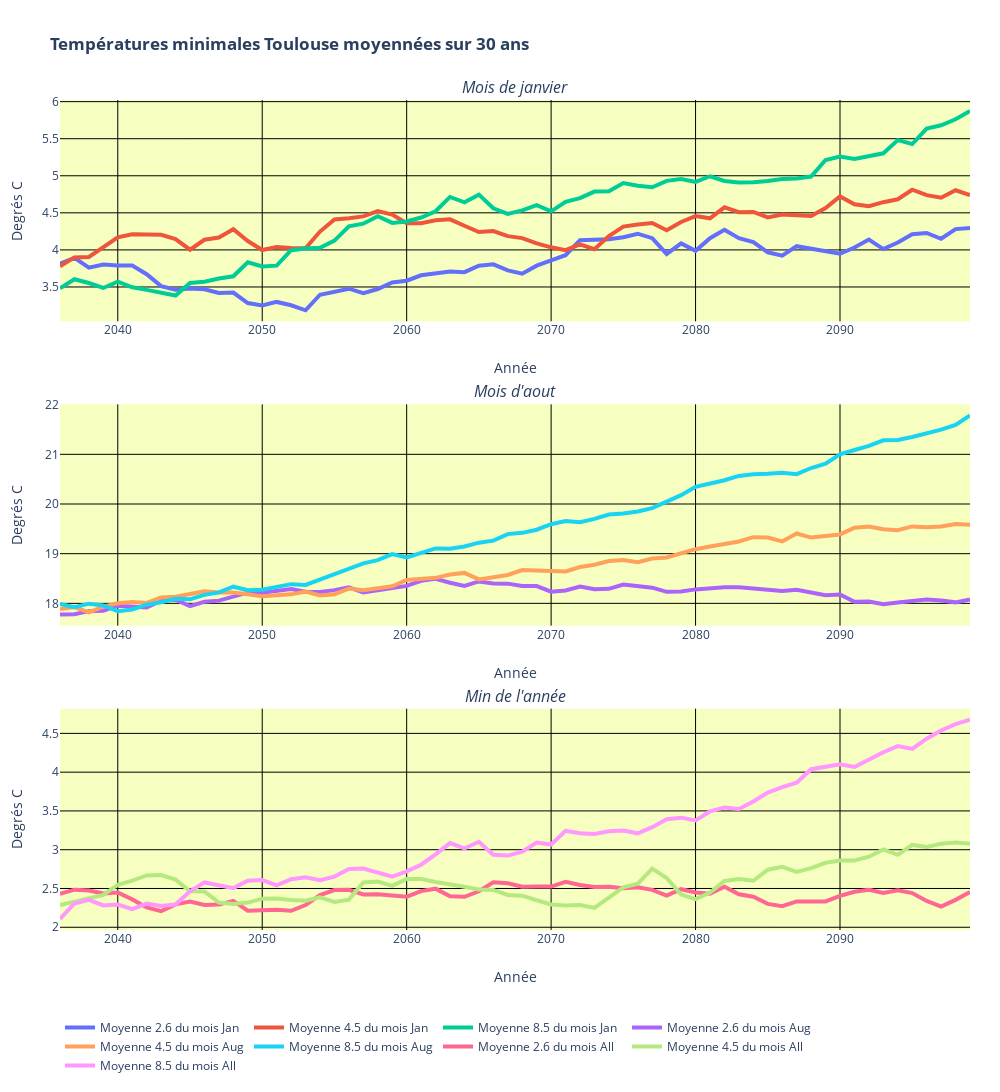

Notebook cell for this chart:
### Markdown cell above
Le diagramme ci-dessous  représente l'évolution sur `yearPeriod` années de la température dans la région Lyonnaise.(Décommenter la dernière ligne du bloc pour afficher la figure)

### Code cell
q = 0
trace26_0 = go.Scatter(
    x = Tlse_year[firstPlotYear:lastPlotYear],
    y = moymAreaInterval_Tlse_26[q,:],
    mode = 'lines',
    line = dict(width = 4),
    name ='Moyenne 2.6 du mois %s'%Tlse_month[calcMonth[q]]
)
trace45_0 = go.Scatter(
    x = Tlse_year[firstPlotYear:lastPlotYear],
    y = moymAreaInterval_Tlse_45[q,:],
    mode = 'lines',
    line = dict(width = 4),
    name ='Moyenne 4.5 du mois %s'%Tlse_month[calcMonth[q]]
)
trace85_0 = go.Scatter(
    x = Tlse_year[firstPlotYear:lastPlotYear],
    y = moymAreaInterval_Tlse_85[q,:],
    mode = 'lines',
    line = dict(width = 4),
    name ='Moyenne 8.5 du mois %s'%Tlse_month[calcMonth[q]]
)

q = 1
trace26_1 = go.Scatter(
    x = Tlse_year[firstPlotYear:lastPlotYear],
    y = moymAreaInterval_Tlse_26[q,:],
    mode = 'lines',
    line = dict(width = 4),
    name ='Moyenne 2.6 du mois %s'%Tlse_month[calcMonth[q]]
)
trace45_1 = go.Scatter(
    x = Tlse_year[firstPlotYear:lastPlotYear],
    y = moymAreaInterval_Tlse_45[q,:],
    mode = 'lines',
    line = dict(width = 4),
    name ='Moyenne 4.5 du mois %s'%Tlse_month[calcMonth[q]]
)

trace85_1 = go.Scatter(
    x = Tlse_year[firstPlotYear:lastPlotYear],
    y = moymAreaInterval_Tlse_85[q,:],
    mode = 'lines',
    line = dict(width = 4),
    name ='Moyenne 8.5 du mois %s'%Tlse_month[calcMonth[q]]
)

q = 2
trace26_2 = go.Scatter(
    x = Tlse_year[firstPlotYear:lastPlotYear],
    y = moymAreaInterval_Tlse_26[q,:],
    mode = 'lines',
    line = dict(width = 4),
    name ='Moyenne 2.6 du mois %s'%Tlse_month[calcMonth[q]]
)
trace45_2 = go.Scatter(
    x = Tlse_year[firstPlotYear:lastPlotYear],
    y = moymAreaInterval_Tlse_45[q,:],
    mode = 'lines',
    line = dict(width = 4),
    name ='Moyenne 4.5 du mois %s'%Tlse_month[calcMonth[q]]
)

trace85_2 = go.Scatter(
    x = Tlse_year[firstPlotYear:lastPlotYear],
    y = moymAreaInterval_Tlse_85[q,:],
    mode = 'lines',
    line = dict(width = 4),
    name ='Moyenne 8.5 du mois %s'%Tlse_month[calcMonth[q]]
)

fig = subplots.make_subplots(rows=3, 
                          cols=1, 
                          subplot_titles=("<i>Mois de janvier</i>","<i>Mois d'aout</i>","<i>Min de l'année</i>"),
                            vertical_spacing=0.1)

fig.append_trace(trace26_0, 1, 1)
fig.append_trace(trace45_0, 1, 1)
fig.append_trace(trace85_0, 1, 1)
fig.append_trace(trace26_1, 2, 1)
fig.append_trace(trace45_1, 2, 1)
fig.append_trace(trace85_1, 2, 1)
fig.append_trace(trace26_2, 3, 1)
fig.append_trace(trace45_2, 3, 1)
fig.append_trace(trace85_2, 3, 1)


fig.update_xaxes(title_text="Année", gridcolor='#000', row=1, col=1)
fig.update_xaxes(title_text="Année", gridcolor='#000', row=2, col=1)
fig.update_xaxes(title_text="Année", gridcolor='#000', row=3, col=1)

fig.update_yaxes(title_text="Degrés C", gridcolor='#000', row=1, col=1)
fig.update_yaxes(title_text="Degrés C", gridcolor='#000', row=2, col=1)
fig.update_yaxes(title_text="Degrés C", gridcolor='#000', row=3, col=1)

fig['layout']['margin'] = {'l': 60, 'r': 30, 'b': 100, 't': 100}
fig['layout'].update(autosize = False, height=1100, width=1000, 
                     plot_bgcolor='#f6ffc0',
                     title='<b>Températures minimales Toulouse moyennées sur 30 ans</b>')

fig.update_layout(legend_orientation="h")

# py.iplot(fig, filename='basic-line')

### Figure 1 — Plotly figure (JSON) as saved in the notebook; plotly's stock layout.template omitted (floating-point values rounded to 4 significant figures)
{"data": [{"line": {"width": 4}, "mode": "lines", "name": "Moyenne 2.6 du mois Jan", "type": "scatter", "x": [2036, 2037, 2038, 2039, 2040, 2041, 2042, 2043, 2044, 2045, 2046, 2047, 2048, 2049, 2050, 2051, 2052, 2053, 2054, 2055, 2056, 2057, 2058, 2059, 2060, 2061, 2062, 2063, 2064, 2065, 2066, 2067, 2068, 2069, 2070, 2071, 2072, 2073, 2074, 2075, 2076, 2077, 2078, 2079, 2080, 2081, 2082, 2083, 2084, 2085, 2086, 2087, 2088, 2089, 2090, 2091, 2092, 2093, 2094, 2095, 2096, 2097, 2098, 2099], "xaxis": "x", "y": [3.814, 3.891, 3.76, 3.804, 3.791, 3.788, 3.672, 3.512, 3.463, 3.478, 3.468, 3.42, 3.424, 3.283, 3.25, 3.298, 3.253, 3.186, 3.395, 3.432, 3.477, 3.417, 3.472, 3.561, 3.585, 3.658, 3.689, 3.709, 3.7, 3.787, 3.805, 3.724, 3.679, 3.787, 3.858, 3.929, 4.132, 4.141, 4.143, 4.171, 4.219, 4.158, 3.945, 4.088, 3.987, 4.158, 4.271, 4.157, 4.106, 3.968, 3.922, 4.05, 4.019, 3.983, 3.947, 4.031, 4.139, 4.012, 4.1, 4.212, 4.229, 4.151, 4.281, 4.296, 0, 0, 0, 0, 0, 0, 0, 0, 0, 0, 0, 0, 0, 0, 0, 0, 0, 0, 0, 0, 0, 0, 0, 0, 0, 0, 0, 0, 0, 0, 0], "yaxis": "y"}, {"line": {"width": 4}, "mode": "lines", "name": "Moyenne 4.5 du mois Jan", "type": "scatter", "x": [2036, 2037, 2038, 2039, 2040, 2041, 2042, 2043, 2044, 2045, 2046, 2047, 2048, 2049, 2050, 2051, 2052, 2053, 2054, 2055, 2056, 2057, 2058, 2059, 2060, 2061, 2062, 2063, 2064, 2065, 2066, 2067, 2068, 2069, 2070, 2071, 2072, 2073, 2074, 2075, 2076, 2077, 2078, 2079, 2080, 2081, 2082, 2083, 2084, 2085, 2086, 2087, 2088, 2089, 2090, 2091, 2092, 2093, 2094, 2095, 2096, 2097, 2098, 2099], "xaxis": "x", "y": [3.779, 3.899, 3.906, 4.039, 4.17, 4.211, 4.208, 4.204, 4.146, 4.003, 4.137, 4.167, 4.279, 4.12, 3.998, 4.041, 4.025, 4.023, 4.248, 4.412, 4.427, 4.452, 4.524, 4.477, 4.36, 4.359, 4.399, 4.413, 4.326, 4.242, 4.255, 4.186, 4.159, 4.089, 4.035, 3.997, 4.075, 4.009, 4.188, 4.315, 4.343, 4.363, 4.265, 4.377, 4.456, 4.426, 4.575, 4.509, 4.513, 4.438, 4.478, 4.472, 4.459, 4.564, 4.722, 4.616, 4.589, 4.644, 4.683, 4.811, 4.739, 4.705, 4.805, 4.739, 0, 0, 0, 0, 0, 0, 0, 0, 0, 0, 0, 0, 0, 0, 0, 0, 0, 0, 0, 0, 0, 0, 0, 0, 0, 0, 0, 0, 0, 0, 0], "yaxis": "y"}, {"line": {"width": 4}, "mode": "lines", "name": "Moyenne 8.5 du mois Jan", "type": "scatter", "x": [2036, 2037, 2038, 2039, 2040, 2041, 2042, 2043, 2044, 2045, 2046, 2047, 2048, 2049, 2050, 2051, 2052, 2053, 2054, 2055, 2056, 2057, 2058, 2059, 2060, 2061, 2062, 2063, 2064, 2065, 2066, 2067, 2068, 2069, 2070, 2071, 2072, 2073, 2074, 2075, 2076, 2077, 2078, 2079, 2080, 2081, 2082, 2083, 2084, 2085, 2086, 2087, 2088, 2089, 2090, 2091, 2092, 2093, 2094, 2095, 2096, 2097, 2098, 2099], "xaxis": "x", "y": [3.481, 3.604, 3.553, 3.487, 3.572, 3.495, 3.461, 3.425, 3.384, 3.555, 3.57, 3.614, 3.644, 3.832, 3.778, 3.788, 3.996, 4.02, 4.029, 4.125, 4.319, 4.354, 4.454, 4.364, 4.383, 4.437, 4.521, 4.714, 4.642, 4.745, 4.561, 4.485, 4.533, 4.602, 4.52, 4.648, 4.699, 4.787, 4.792, 4.902, 4.866, 4.846, 4.931, 4.957, 4.918, 4.994, 4.929, 4.909, 4.911, 4.928, 4.958, 4.964, 4.989, 5.213, 5.26, 5.226, 5.261, 5.303, 5.481, 5.428, 5.636, 5.681, 5.762, 5.873, 0, 0, 0, 0, 0, 0, 0, 0, 0, 0, 0, 0, 0, 0, 0, 0, 0, 0, 0, 0, 0, 0, 0, 0, 0, 0, 0, 0, 0, 0, 0], "yaxis": "y"}, {"line": {"width": 4}, "mode": "lines", "name": "Moyenne 2.6 du mois Aug", "type": "scatter", "x": [2036, 2037, 2038, 2039, 2040, 2041, 2042, 2043, 2044, 2045, 2046, 2047, 2048, 2049, 2050, 2051, 2052, 2053, 2054, 2055, 2056, 2057, 2058, 2059, 2060, 2061, 2062, 2063, 2064, 2065, 2066, 2067, 2068, 2069, 2070, 2071, 2072, 2073, 2074, 2075, 2076, 2077, 2078, 2079, 2080, 2081, 2082, 2083, 2084, 2085, 2086, 2087, 2088, 2089, 2090, 2091, 2092, 2093, 2094, 2095, 2096, 2097, 2098, 2099], "xaxis": "x2", "y": [17.77, 17.78, 17.84, 17.85, 17.95, 17.93, 17.92, 18.05, 18.08, 17.94, 18.03, 18.05, 18.15, 18.22, 18.21, 18.25, 18.29, 18.23, 18.23, 18.27, 18.32, 18.22, 18.27, 18.31, 18.35, 18.46, 18.49, 18.42, 18.35, 18.44, 18.4, 18.4, 18.35, 18.35, 18.23, 18.26, 18.34, 18.29, 18.29, 18.38, 18.34, 18.32, 18.23, 18.24, 18.28, 18.31, 18.32, 18.32, 18.29, 18.27, 18.25, 18.27, 18.22, 18.17, 18.18, 18.03, 18.04, 17.98, 18.02, 18.06, 18.08, 18.06, 18.02, 18.08, 0, 0, 0, 0, 0, 0, 0, 0, 0, 0, 0, 0, 0, 0, 0, 0, 0, 0, 0, 0, 0, 0, 0, 0, 0, 0, 0, 0, 0, 0, 0], "yaxis": "y2"}, {"line": {"width": 4}, "mode": "lines", "name": "Moyenne 4.5 du mois Aug", "type": "scatter", "x": [2036, 2037, 2038, 2039, 2040, 2041, 2042, 2043, 2044, 2045, 2046, 2047, 2048, 2049, 2050, 2051, 2052, 2053, 2054, 2055, 2056, 2057, 2058, 2059, 2060, 2061, 2062, 2063, 2064, 2065, 2066, 2067, 2068, 2069, 2070, 2071, 2072, 2073, 2074, 2075, 2076, 2077, 2078, 2079, 2080, 2081, 2082, 2083, 2084, 2085, 2086, 2087, 2088, 2089, 2090, 2091, 2092, 2093, 2094, 2095, 2096, 2097, 2098, 2099], "xaxis": "x2", "y": [17.89, 17.93, 17.82, 17.94, 18.0, 18.03, 18.01, 18.12, 18.13, 18.19, 18.24, 18.22, 18.22, 18.18, 18.14, 18.16, 18.18, 18.24, 18.16, 18.18, 18.3, 18.26, 18.31, 18.35, 18.47, 18.49, 18.51, 18.58, 18.61, 18.48, 18.53, 18.57, 18.67, 18.66, 18.66, 18.64, 18.73, 18.78, 18.85, 18.87, 18.83, 18.9, 18.92, 19.0, 19.09, 19.15, 19.2, 19.25, 19.33, 19.32, 19.25, 19.41, 19.32, 19.35, 19.39, 19.52, 19.55, 19.49, 19.47, 19.55, 19.53, 19.55, 19.6, 19.58, 0, 0, 0, 0, 0, 0, 0, 0, 0, 0, 0, 0, 0, 0, 0, 0, 0, 0, 0, 0, 0, 0, 0, 0, 0, 0, 0, 0, 0, 0, 0], "yaxis": "y2"}, {"line": {"width": 4}, "mode": "lines", "name": "Moyenne 8.5 du mois Aug", "type": "scatter", "x": [2036, 2037, 2038, 2039, 2040, 2041, 2042, 2043, 2044, 2045, 2046, 2047, 2048, 2049, 2050, 2051, 2052, 2053, 2054, 2055, 2056, 2057, 2058, 2059, 2060, 2061, 2062, 2063, 2064, 2065, 2066, 2067, 2068, 2069, 2070, 2071, 2072, 2073, 2074, 2075, 2076, 2077, 2078, 2079, 2080, 2081, 2082, 2083, 2084, 2085, 2086, 2087, 2088, 2089, 2090, 2091, 2092, 2093, 2094, 2095, 2096, 2097, 2098, 2099], "xaxis": "x2", "y": [17.99, 17.92, 17.99, 17.96, 17.84, 17.88, 17.97, 18.02, 18.09, 18.08, 18.17, 18.22, 18.34, 18.27, 18.27, 18.33, 18.39, 18.37, 18.47, 18.6, 18.69, 18.81, 18.87, 18.99, 18.92, 19.01, 19.11, 19.1, 19.15, 19.22, 19.26, 19.39, 19.42, 19.48, 19.59, 19.66, 19.63, 19.7, 19.79, 19.81, 19.85, 19.92, 20.05, 20.18, 20.35, 20.41, 20.48, 20.57, 20.6, 20.61, 20.63, 20.6, 20.72, 20.81, 21.0, 21.09, 21.17, 21.28, 21.29, 21.35, 21.42, 21.5, 21.59, 21.78, 0, 0, 0, 0, 0, 0, 0, 0, 0, 0, 0, 0, 0, 0, 0, 0, 0, 0, 0, 0, 0, 0, 0, 0, 0, 0, 0, 0, 0, 0, 0], "yaxis": "y2"}, {"line": {"width": 4}, "mode": "lines", "name": "Moyenne 2.6 du mois All", "type": "scatter", "x": [2036, 2037, 2038, 2039, 2040, 2041, 2042, 2043, 2044, 2045, 2046, 2047, 2048, 2049, 2050, 2051, 2052, 2053, 2054, 2055, 2056, 2057, 2058, 2059, 2060, 2061, 2062, 2063, 2064, 2065, 2066, 2067, 2068, 2069, 2070, 2071, 2072, 2073, 2074, 2075, 2076, 2077, 2078, 2079, 2080, 2081, 2082, 2083, 2084, 2085, 2086, 2087, 2088, 2089, 2090, 2091, 2092, 2093, 2094, 2095, 2096, 2097, 2098, 2099], "xaxis": "x3", "y": [2.432, 2.484, 2.473, 2.436, 2.448, 2.359, 2.255, 2.209, 2.295, 2.332, 2.288, 2.293, 2.341, 2.215, 2.219, 2.227, 2.212, 2.286, 2.414, 2.479, 2.482, 2.423, 2.426, 2.414, 2.394, 2.466, 2.497, 2.399, 2.393, 2.464, 2.58, 2.567, 2.522, 2.526, 2.525, 2.586, 2.545, 2.52, 2.522, 2.503, 2.515, 2.482, 2.409, 2.491, 2.449, 2.432, 2.523, 2.425, 2.393, 2.301, 2.271, 2.334, 2.338, 2.333, 2.404, 2.458, 2.484, 2.443, 2.477, 2.441, 2.339, 2.268, 2.353, 2.455, 0, 0, 0, 0, 0, 0, 0, 0, 0, 0, 0, 0, 0, 0, 0, 0, 0, 0, 0, 0, 0, 0, 0, 0, 0, 0, 0, 0, 0, 0, 0], "yaxis": "y3"}, {"line": {"width": 4}, "mode": "lines", "name": "Moyenne 4.5 du mois All", "type": "scatter", "x": [2036, 2037, 2038, 2039, 2040, 2041, 2042, 2043, 2044, 2045, 2046, 2047, 2048, 2049, 2050, 2051, 2052, 2053, 2054, 2055, 2056, 2057, 2058, 2059, 2060, 2061, 2062, 2063, 2064, 2065, 2066, 2067, 2068, 2069, 2070, 2071, 2072, 2073, 2074, 2075, 2076, 2077, 2078, 2079, 2080, 2081, 2082, 2083, 2084, 2085, 2086, 2087, 2088, 2089, 2090, 2091, 2092, 2093, 2094, 2095, 2096, 2097, 2098, 2099], "xaxis": "x3", "y": [2.286, 2.329, 2.367, 2.417, 2.548, 2.6, 2.669, 2.673, 2.615, 2.464, 2.461, 2.319, 2.3, 2.318, 2.369, 2.37, 2.353, 2.342, 2.387, 2.326, 2.356, 2.578, 2.589, 2.533, 2.622, 2.622, 2.584, 2.556, 2.522, 2.487, 2.481, 2.417, 2.407, 2.348, 2.294, 2.282, 2.288, 2.251, 2.381, 2.514, 2.563, 2.756, 2.635, 2.422, 2.363, 2.446, 2.597, 2.622, 2.6, 2.743, 2.78, 2.715, 2.762, 2.831, 2.86, 2.86, 2.91, 3.003, 2.933, 3.062, 3.036, 3.076, 3.094, 3.078, 0, 0, 0, 0, 0, 0, 0, 0, 0, 0, 0, 0, 0, 0, 0, 0, 0, 0, 0, 0, 0, 0, 0, 0, 0, 0, 0, 0, 0, 0, 0], "yaxis": "y3"}, {"line": {"width": 4}, "mode": "lines", "name": "Moyenne 8.5 du mois All", "type": "scatter", "x": [2036, 2037, 2038, 2039, 2040, 2041, 2042, 2043, 2044, 2045, 2046, 2047, 2048, 2049, 2050, 2051, 2052, 2053, 2054, 2055, 2056, 2057, 2058, 2059, 2060, 2061, 2062, 2063, 2064, 2065, 2066, 2067, 2068, 2069, 2070, 2071, 2072, 2073, 2074, 2075, 2076, 2077, 2078, 2079, 2080, 2081, 2082, 2083, 2084, 2085, 2086, 2087, 2088, 2089, 2090, 2091, 2092, 2093, 2094, 2095, 2096, 2097, 2098, 2099], "xaxis": "x3", "y": [2.107, 2.306, 2.353, 2.282, 2.293, 2.234, 2.306, 2.276, 2.294, 2.464, 2.578, 2.541, 2.505, 2.6, 2.608, 2.541, 2.62, 2.644, 2.608, 2.653, 2.751, 2.758, 2.709, 2.652, 2.72, 2.807, 2.941, 3.086, 3.016, 3.102, 2.934, 2.924, 2.974, 3.092, 3.067, 3.244, 3.213, 3.202, 3.237, 3.246, 3.211, 3.291, 3.392, 3.413, 3.377, 3.493, 3.545, 3.525, 3.621, 3.736, 3.808, 3.863, 4.038, 4.069, 4.1, 4.067, 4.167, 4.257, 4.335, 4.3, 4.432, 4.538, 4.619, 4.676, 0, 0, 0, 0, 0, 0, 0, 0, 0, 0, 0, 0, 0, 0, 0, 0, 0, 0, 0, 0, 0, 0, 0, 0, 0, 0, 0, 0, 0, 0, 0], "yaxis": "y3"}], "layout": {"annotations": [{"font": {"size": 16}, "showarrow": false, "text": "<i>Mois de janvier</i>", "x": 0.5, "xanchor": "center", "xref": "paper", "y": 1, "yanchor": "bottom", "yref": "paper"}, {"font": {"size": 16}, "showarrow": false, "text": "<i>Mois d'aout</i>", "x": 0.5, "xanchor": "center", "xref": "paper", "y": 0.6333, "yanchor": "bottom", "yref": "paper"}, {"font": {"size": 16}, "showarrow": false, "text": "<i>Min de l'année</i>", "x": 0.5, "xanchor": "center", "xref": "paper", "y": 0.2667, "yanchor": "bottom", "yref": "paper"}], "autosize": false, "height": 1100, "legend": {"orientation": "h"}, "margin": {"b": 100, "l": 60, "r": 30, "t": 100}, "plot_bgcolor": "#f6ffc0", "title": {"text": "<b>Températures minimales Toulouse moyennées sur 30 ans</b>"}, "width": 1000, "xaxis": {"anchor": "y", "autorange": true, "domain": [0, 1], "gridcolor": "#000", "range": [2036, 2099], "title": {"text": "Année"}, "type": "linear"}, "xaxis2": {"anchor": "y2", "autorange": true, "domain": [0, 1], "gridcolor": "#000", "range": [2036, 2099], "title": {"text": "Année"}, "type": "linear"}, "xaxis3": {"anchor": "y3", "autorange": true, "domain": [0, 1], "gridcolor": "#000", "range": [2036, 2099], "title": {"text": "Année"}, "type": "linear"}, "yaxis": {"anchor": "x", "autorange": true, "domain": [0.7333, 1], "gridcolor": "#000", "range": [3.036, 6.022], "title": {"text": "Degrés C"}, "type": "linear"}, "yaxis2": {"anchor": "x2", "autorange": true, "domain": [0.3667, 0.6333], "gridcolor": "#000", "range": [17.55, 22.01], "title": {"text": "Degrés C"}, "type": "linear"}, "yaxis3": {"anchor": "x3", "autorange": true, "domain": [0, 0.2667], "gridcolor": "#000", "range": [1.965, 4.819], "title": {"text": "Degrés C"}, "type": "linear"}}}
